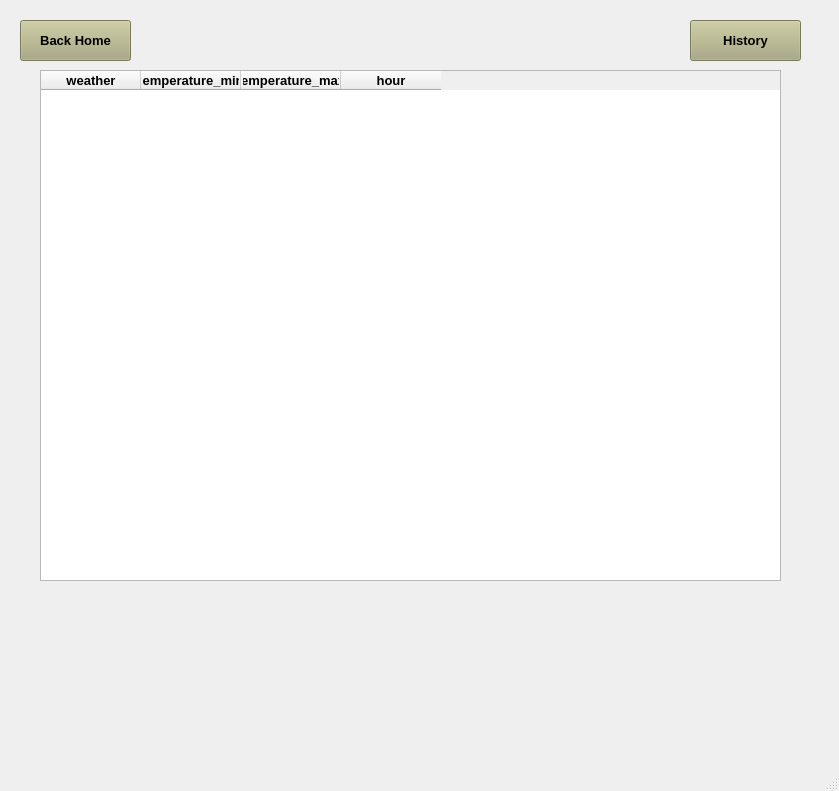
<?xml version="1.0" encoding="UTF-8"?>
<ui version="4.0">
 <class>MainWindow</class>
 <widget class="QMainWindow" name="MainWindow">
  <property name="geometry">
   <rect>
    <x>0</x>
    <y>0</y>
    <width>839</width>
    <height>791</height>
   </rect>
  </property>
  <property name="windowTitle">
   <string>MainWindow</string>
  </property>
  <widget class="QWidget" name="centralwidget">
   <widget class="QLabel" name="label">
    <property name="geometry">
     <rect>
      <x>0</x>
      <y>0</y>
      <width>831</width>
      <height>721</height>
     </rect>
    </property>
    <property name="text">
     <string/>
    </property>
    <property name="pixmap">
     <pixmap>../../../../../../Downloads/longbien.jpg</pixmap>
    </property>
    <property name="scaledContents">
     <bool>true</bool>
    </property>
   </widget>
   <widget class="QPushButton" name="backbutton">
    <property name="geometry">
     <rect>
      <x>20</x>
      <y>20</y>
      <width>111</width>
      <height>41</height>
     </rect>
    </property>
    <property name="font">
     <font>
      <pointsize>10</pointsize>
      <weight>75</weight>
      <bold>true</bold>
     </font>
    </property>
    <property name="styleSheet">
     <string notr="true">color: rgb(0, 0, 0);
background-color:rgb(170, 170, 127)</string>
    </property>
    <property name="text">
     <string>Back Home</string>
    </property>
   </widget>
   <widget class="QTableWidget" name="tableWidget">
    <property name="geometry">
     <rect>
      <x>40</x>
      <y>70</y>
      <width>741</width>
      <height>511</height>
     </rect>
    </property>
    <property name="font">
     <font>
      <pointsize>10</pointsize>
      <weight>75</weight>
      <bold>true</bold>
     </font>
    </property>
    <column>
     <property name="text">
      <string>weather</string>
     </property>
    </column>
    <column>
     <property name="text">
      <string>temperature_min</string>
     </property>
    </column>
    <column>
     <property name="text">
      <string>temperature_max</string>
     </property>
    </column>
    <column>
     <property name="text">
      <string>hour</string>
     </property>
    </column>
   </widget>
   <widget class="QPushButton" name="historybutton">
    <property name="geometry">
     <rect>
      <x>690</x>
      <y>20</y>
      <width>111</width>
      <height>41</height>
     </rect>
    </property>
    <property name="font">
     <font>
      <pointsize>10</pointsize>
      <weight>75</weight>
      <bold>true</bold>
     </font>
    </property>
    <property name="styleSheet">
     <string notr="true">color: rgb(0, 0, 0);
background-color:rgb(170, 170, 127)</string>
    </property>
    <property name="text">
     <string>History</string>
    </property>
   </widget>
  </widget>
  <widget class="QMenuBar" name="menubar">
   <property name="geometry">
    <rect>
     <x>0</x>
     <y>0</y>
     <width>839</width>
     <height>26</height>
    </rect>
   </property>
  </widget>
  <widget class="QStatusBar" name="statusbar"/>
 </widget>
 <resources/>
 <connections/>
</ui>
